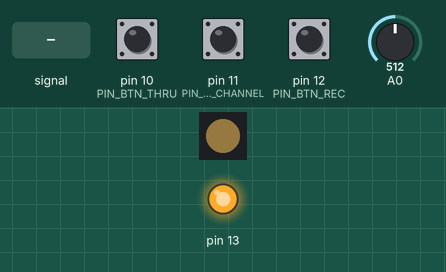
This sketch was run on a simulated Arduino Uno, built with avr-gcc and run on an emulated ATmega328P. Parts: 1 RGB LEDs in strip order, left to right, output pins drawn as LEDs (lit = HIGH). Inputs (shaded band) come from the test bench; at power-on: pin 11 (PIN_BTN_CHANNEL) HIGH, pin 10 (PIN_BTN_THRU) HIGH, pin 12 (PIN_BTN_REC) HIGH, A0 = 512. Dim RGB values are drawn brighter than linear; MIDI output is not drawn; random numbers use the default seed unless the sketch sets one; EEPROM starts erased.

Above: at 5.9 s.
6.0 s: pin 11 (PIN_BTN_CHANNEL) pulled LOW for 0.15 s
At 6.35 s:
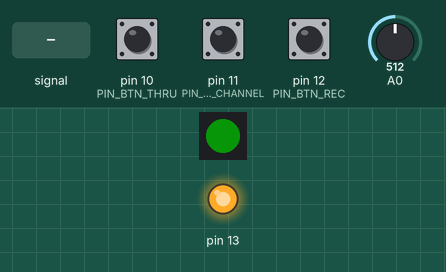
9.0 s: pin 10 (PIN_BTN_THRU) pulled LOW for 0.15 s
At 9.35 s:
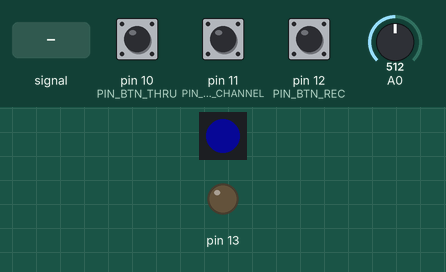
12.0 s: pin 12 (PIN_BTN_REC) pulled LOW for 0.15 s
At 12.35 s:
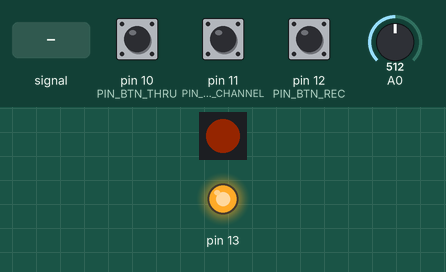
15.0 s: A0 fed a 200 Hz sine of ±81 counts around its level
18.0 s: pin 11 (PIN_BTN_CHANNEL) pulled LOW for 1 s
At 19.19 s:
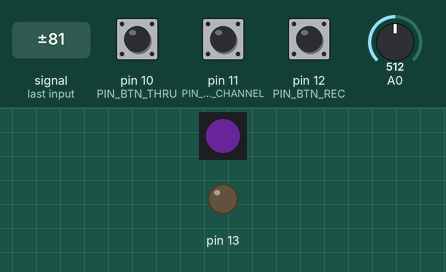
21.0 s: A0 set to 30
At 22.55 s:
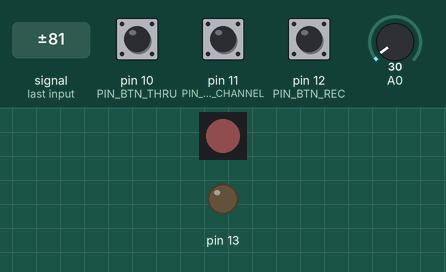
Timing chart, 0 to 25.0 s (numbered marks = the images above; inputs shaded):
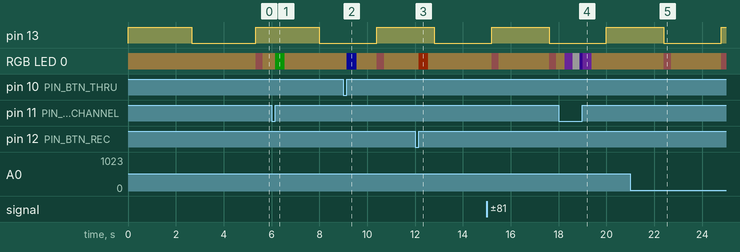

Measured:
- after the input at 6.0 s, RGB LED 0: RGB(21, 17, 9) → RGB(1, 21, 1) after 0.16 s, → RGB(21, 17, 9) 0.39 s later
- after the input at 12.0 s, RGB LED 0: RGB(21, 17, 9) → RGB(20, 5, 0) after 0.16 s, → RGB(21, 17, 9) 0.39 s later
- after the input at 21.0 s, RGB LED 0: RGB(21, 17, 9) → RGB(17, 9, 9) after 1.4 s, → RGB(21, 17, 9) 0.30 s later, → RGB(17, 9, 9) 2.1 s later

The sketch:

miditurng.ino
```cpp
/*
 * Midi "Turing Machine" Sequence Generator
 *
 *
 * Controls:
 * <mode>   x       PLAY      CHNL      THRU     PC       CT       PCT
 *
 *    POT  mutate   sc.var     key      divn     tie%     len      chnl
 *
 *  t [o]  BPM                            -
 *  c [o]  #octs    st.oct      -
 *
 *  p [o]  sc.fam      -
 *
 */

#define D_FAKEMIDIx

#include <EEPROM.h>

#include <Adafruit_NeoPixel.h>

#ifndef D_FAKEMIDI
#include <MIDI.h>
#define DbgLog(msg)  do{} while(0)
#else
#include "FakeMidi.h"
#define DbgLog(msg)  Serial.print(msg)
#endif

#include "DebouncedInput.h"
#include "ModalPot.h"

#define array_size(arr) (sizeof(arr) / sizeof(arr[0]))


#define PIN_UIPIXEL       9
#define PIN_BTN_THRU      10
#define PIN_BTN_CHANNEL   11
#define PIN_BTN_REC       12

enum Btn {
  Btn_Thru,
  Btn_Chnl,
  Btn_Play,
};


using ThruBtn = DebouncedInput<PIN_BTN_THRU, Btn_Thru>;
using ChnlBtn = DebouncedInput<PIN_BTN_CHANNEL, Btn_Chnl>;
using PlayBtn = DebouncedInput<PIN_BTN_REC, Btn_Play>;

ThruBtn thruButton;
ChnlBtn channelButton;
PlayBtn recButton;
ModalPot pot;


enum UIMode {
  UIMode_Default = 0,

  UIMode_Thru = ThruBtn::Flag,
  UIMode_Chnl = ChnlBtn::Flag,
  UIMode_Play = PlayBtn::Flag,

  UIMode_ThruChnl = ThruBtn::Flag | ChnlBtn::Flag,
  UIMode_ThruPlay = ThruBtn::Flag | PlayBtn::Flag,
  UIMode_ChnlPlay = ChnlBtn::Flag | PlayBtn::Flag,

  UIMode_ThruChnlPlay = ThruBtn::Flag | ChnlBtn::Flag | PlayBtn::Flag,
};

enum class EepAddr : int {
  Channel = 200,    // skip the first block of eeprom as it's likely the most tired
  BpmChoice,
  Key,              // 0-11 C-B
  ScaleFamily,      // enum ScaleFamily
  ScaleVariantJP,
  ScaleVariantPent,
  ScaleVariantEU,
  ScaleVariantDisc,
  NumOctaves,
  BaseOctave,
  TimeDivision,
  SeqLength,
  Chance,
  RatchetChance,
  RatchetIntensity,
};

enum class ScaleFamily : byte {
  Japanese,
  Penta,
  Western,
  Discordant,

  Count,
};

static constexpr uint32_t Colours[] = {
  0xdd0000,
  0xe89000,
  0xddd000,
  0x50ee50,
  0x5050ee,
  0x9900dd,
  0xdd99ff, // "ultraviolet"
  0xffffff, // "white"
};
static constexpr byte NumColours = array_size(Colours);


byte pot2Range(int potVar, byte maxVal) {   // returns [0,maxVal] inclusive
  long n = potVar;
  n *= (maxVal + 1);
  n /= 1024;
  return n;
}


static constexpr uint8_t BpmChoices[] = { 60, 70, 80, 90, 100, 120, 140 };
static constexpr uint8_t NumBpmChoices = array_size(BpmChoices);

static constexpr uint8_t DivisionNums[] = { 4, 2, 1, 2, 3, 1,  3, 1,  3,  1,  1 };
static constexpr uint8_t DivisionDems[] = { 1, 1, 1, 4, 8, 4, 16, 8, 32, 16, 32 };
static_assert(array_size(DivisionNums) == array_size(DivisionDems));
static constexpr uint8_t NumDivisionChoices =  array_size(DivisionNums);

byte bpmChoice = 2;
byte divisionChoice = 2;

byte bpm;
uint32_t usPerNote = 100;
uint32_t usPerMidiClock = 4;    // MIDI clock runs at 24 ticks per quarter note
uint32_t noteProgressUs = 0x80000000;
uint32_t midiClockProgressUs = 0x80000000;


void updateTempo() {
  const uint32_t usPerBar = (((unsigned long)1000000 * 60 * 4) / bpm);

  if (divisionChoice >= NumDivisionChoices) {
    divisionChoice = NumDivisionChoices - 1;
  }

  const uint32_t usPerDivision = usPerBar * DivisionNums[divisionChoice];
  usPerNote = usPerDivision / DivisionDems[divisionChoice];

  usPerMidiClock = usPerBar / 4;
  usPerMidiClock = usPerMidiClock / 24;

  // set the next notes to happen immediately
  if (noteProgressUs > usPerNote) {
    noteProgressUs = usPerNote;
  }
  if (midiClockProgressUs > usPerMidiClock) {
    midiClockProgressUs = usPerMidiClock;
  }
}


Adafruit_NeoPixel uiPixel(1, PIN_UIPIXEL, NEO_GRB + NEO_KHZ800);
uint32_t uiOverrideCol = uiPixel.Color(0xff, 0xff, 0xff);
uint16_t uiOverrideMsRemaining = 0;

static constexpr uint16_t uiOverrideTimeMs = 400;
static constexpr uint16_t uiFlashOverrideTimeMs = 650;
static constexpr uint16_t uiFlashOffTimeStartMs = 500;

uint16_t uiLastMs = 0;
uint32_t lastTimeUs = 0;


void overrideUiCol(uint32_t col, bool flash, bool force) {
  if (uiOverrideMsRemaining == 0 || force) {
    uiOverrideMsRemaining = flash ? uiFlashOverrideTimeMs : uiOverrideTimeMs;
    if (!force && !flash) {
      uiOverrideMsRemaining -= 100;
    }

    uiOverrideCol = col;
  }
}

void feedbackValue(byte val) {
  uint32_t col;
  bool flash = false;
  if (val >= NumColours) {
    flash = true;
    val -= NumColours;
  }

  col = (val < NumColours) ? Colours[val] : 0xff00ff;

  overrideUiCol(col, flash, true);
}

void feedbackContinuous(int val, int maxVal) {
  static const uint32_t MaxHue = 54600;   // purpley
  uint32_t hue = val;
  hue *= MaxHue;
  hue /= maxVal;

  uint32_t col = uiPixel.ColorHSV(hue);
  overrideUiCol(col, false, true);
}


//               _       _   _
//   _ __ ___   (_)   __| | (_)
//  | '_ ` _ \  | |  / _` | | |
//  | | | | | | | | | (_| | | |
//  |_| |_| |_| |_|  \__,_| |_|
//
MIDI_CREATE_DEFAULT_INSTANCE();
byte sendChannel = 2;

struct MidiNote
{
  byte note;
  byte oct;
  byte vel;
  byte tie : 1;
};
static const byte MaxNotes = 16;
byte numNotes = MaxNotes;

MidiNote noteBuf[MaxNotes];
byte nextNote = 0;


#define NOTE_ON_MEMORY 10
byte playingNotes[NOTE_ON_MEMORY];
byte numPlayingNotes = 0;

void rememberNoteOn(byte note) {
  if (numPlayingNotes >= NOTE_ON_MEMORY)
    return;

  for (byte i = 0; i < numPlayingNotes; ++i) {
    if (playingNotes[i] == note)
      return;
  }

  playingNotes[numPlayingNotes] = note;
  ++numPlayingNotes;
}
void forgetNoteOn(byte note) {
  for (byte i = 0; i < numPlayingNotes; ++i) {
    if (playingNotes[i] == note) {
      playingNotes[i] = playingNotes[numPlayingNotes - 1];
      --numPlayingNotes;
      return;
    }
  }
}

bool ledState = false;
void midiSend(const struct MidiNote* note, bool noteOn) {
  if (noteOn) {
    MIDI.sendNoteOn(note->note, note->vel, sendChannel);
    rememberNoteOn(note->note);
    ledState = !ledState;
    digitalWrite(13, ledState);
  }
  else {
    MIDI.sendNoteOff(note->note, 0, sendChannel);
    forgetNoteOn(note->note);
  }
}
void midiClearAllNotes() {
  for (byte i = 0; i < numPlayingNotes; ++i) {
    MIDI.sendNoteOff(playingNotes[i], 0, sendChannel);
  }
  numPlayingNotes = 0;
}

void midiSendClock() {
  MIDI.sendClock();
}


//                 _
//   ___  ___ __ _| | ___  ___
//  / __|/ __/ _` | |/ _ \/ __|
//  \__ \ (_| (_| | |  __/\__ \      .
//  |___/\___\__,_|_|\___||___/
//

inline ScaleFamily nextFamily(ScaleFamily fam) {
  fam = (byte(fam)+1 < byte(ScaleFamily::Count)) ? ScaleFamily(byte(fam) + 1) : ScaleFamily(0);
  return fam;
}

static const byte WesternSpaces[] = { 2, 2, 1, 2, 2, 2, 1, 2, 2, 1, 2, 2, 2 };
byte scaleWestern[7]{};
byte scaleWesternMode = 0;
void updateScaleWestern(byte mode) {
  byte note = 0;
  for (byte i = 0; i < 7; ++i) {
    scaleWestern[i] = note;
    note += WesternSpaces[i + mode];
  }

  scaleWesternMode = mode;
}

byte scalePentaMaj[] = { 0, 2, 4, 7, 9 };
byte scalePentaMin[] = { 0, 3, 5, 7, 10 };
byte scaleBlues[]    = { 0, 3, 5, 6, 7, 10 };
byte scalePentaVar = 0;

byte scaleJ5[] = { 0, 1, 5, 7, 11 };
byte scaleJ5Num = 0xc;
void updateScaleJ5(byte num) {
  num &= 0xf;

  byte lo = num & 0x3;
  scaleJ5[1] = 1 + lo;

  byte hi = num >> 2;
  scaleJ5[4] = 8 + hi;

  scaleJ5Num = num;
}

byte scaleWhole[] = { 0, 2, 4, 6, 8, 10 };
byte scaleChromatic[] = { 0, 1, 2, 3, 4, 5, 6, 7, 8, 9, 10, 11 };   // hmm
byte scaleDiscordVar = 0;

ScaleFamily scaleFamily = ScaleFamily::Japanese;
byte scaleSize = 5;
byte scale[12] = {};

void copyScale(const byte* src, byte len) {
  for (byte i = 0; i < len; ++i) {
    scale[i] = src[i];
  }
  scaleSize = len;
}

void updateScale(ScaleFamily fam) {
  switch (fam) {
    case ScaleFamily::Japanese:
      copyScale(scaleJ5, 5);
      break;

    case ScaleFamily::Penta:
      switch (scalePentaVar) {
        case 0:   copyScale(scalePentaMaj, 5);  break;
        case 1:   copyScale(scalePentaMin, 5);  break;
        case 2:   copyScale(scaleBlues, 6);  break;
      }
      break;

    case ScaleFamily::Western:
      copyScale(scaleWestern, 7);
      break;

    case ScaleFamily::Discordant:
      switch (scaleDiscordVar) {
        case 0:   copyScale(scaleWhole, 6);  break;
        case 1:   copyScale(scaleChromatic, 12);  break;
      }
      break;

    case ScaleFamily::Count: break;
  }

  if (fam != scaleFamily) {
    scaleFamily = fam;
    EEPROM.write(int(EepAddr::ScaleFamily), byte(fam));
  }
}

void updateScaleVariant() {
  int potVal = pot.getVal(UIMode_Play);

  switch (scaleFamily) {
    case ScaleFamily::Japanese:
      updateScaleJ5(pot2Range(potVal, 15));
      EEPROM.write(int(EepAddr::ScaleVariantJP), scaleJ5Num);
      feedbackValue(scaleJ5Num);
      break;

    case ScaleFamily::Penta:
      scalePentaVar = pot2Range(potVal, 2);
      EEPROM.write(int(EepAddr::ScaleVariantPent), scalePentaVar);
      feedbackValue(scalePentaVar);
      break;

    case ScaleFamily::Western:
      updateScaleWestern(pot2Range(potVal, 6));
      EEPROM.write(int(EepAddr::ScaleVariantEU), scaleWesternMode);
      feedbackValue(scaleWesternMode);
      break;

    case ScaleFamily::Discordant:
      scaleDiscordVar = pot2Range(potVal, 1);
      EEPROM.write(int(EepAddr::ScaleVariantDisc), scaleDiscordVar);
      feedbackValue(scaleDiscordVar);
      break;

    case ScaleFamily::Count: break;
  }

  // this copies the scale into the scale buffer
  updateScale(scaleFamily);
}


//                                   _   _
//    __ _  ___ _ __   ___ _ __ __ _| |_(_) ___  _ __
//   / _` |/ _ \ '_ \ / _ \ '__/ _` | __| |/ _ \| '_ \                 .
//  | (_| |  __/ | | |  __/ | | (_| | |_| | (_) | | | |
//   \__, |\___|_| |_|\___|_|  \__,_|\__|_|\___/|_| |_|
//   |___/
//
static constexpr byte NumNotesInOctave = 12;
static constexpr byte MaxOctaves = 4;
static constexpr byte MinBaseOctave = 1;
static constexpr byte MaxBaseOctave = 7;

constexpr byte calcMinNote(byte k, byte o) {
  return (k + (o * NumNotesInOctave));
}
constexpr byte calcMaxNote(byte _minNote, byte nO) {
  return (_minNote + ((nO + 1) * NumNotesInOctave));
}

byte key = 0;
byte baseOctave = 3;
byte numOctaves = 2;
byte tieChance = 0;

byte minNote = calcMinNote(key, baseOctave);
byte maxNote = calcMaxNote(minNote, numOctaves);

bool rand50() {
  return (byte(random()) < 0x80u);
}

void setKey(byte newKey) {
  key = newKey;
  minNote = calcMinNote(key, baseOctave);
  maxNote = calcMaxNote(minNote, numOctaves);
}
void setBaseOctave(byte newOctave) {
  baseOctave = newOctave;
  minNote = calcMinNote(key, baseOctave);
  maxNote = calcMaxNote(minNote, numOctaves);
}

void generateNewNote(MidiNote* note, bool init = false) {

  byte newNote = minNote;
  newNote += scale[random(scaleSize)];

  if (init) {
    note->oct = random(0, numOctaves);
  }
  else if (rand50()) {
    if ((rand50() || note->oct == 0) && ((note->oct + 1) < numOctaves)) {
      note->oct += 1;
    }
    else if (note->oct > 0) {
      note->oct -= 1;
    }
  }

  newNote += note->oct * 12;

  note->note = newNote;

  note->vel = random(100, 127);

  if (note != &noteBuf[0]) {
    byte roll = random(250);
    note->tie = (roll < tieChance);

    DbgLog("  - tie "); DbgLog(note->tie ? "Y" : "n");
    DbgLog("   rolled "); DbgLog(roll); DbgLog("  vs  "); DbgLog(tieChance); DbgLog("\n");
  }
  else {
    note->tie = false;
  }
}

void regenPattern() {
  for (byte i=0; i<MaxNotes; ++i) {
    generateNewNote(&noteBuf[i], true);
  }
}

void regenTies() {
  for (byte i=1; i<MaxNotes; ++i) {
    byte roll = random(250);
    noteBuf[i].tie = (roll < tieChance);
  }
}


//         _             _                _
//   _ __ | | __ _ _   _| |__   __ _  ___| | __
//  | '_ \| |/ _` | | | | '_ \ / _` |/ __| |/ /
//  | |_) | | (_| | |_| | |_) | (_| | (__|   <
//  | .__/|_|\__,_|\__, |_.__/ \__,_|\___|_|\_\                      .
//  |_|            |___/

void updatePlayback(uint32_t deltaUs) {
  noteProgressUs += deltaUs;

  while (noteProgressUs > usPerNote) {
    noteProgressUs -= usPerNote;

    auto& note = noteBuf[nextNote];

    bool tied = note.tie;
    if (!tied) {
      midiClearAllNotes();
      midiSend(&note, true);
    }

    ++nextNote;
    if (nextNote >= numNotes) {
      nextNote = 0;
    }

    // generate a new note if we rolled enough dice
    int threshold = pot.getVal(UIMode_Default);
    int roll = random(1000);
    DbgLog("regen? "); DbgLog(roll); DbgLog("  vs  "); DbgLog(pot.getVal(UIMode_Default)); DbgLog("\n");
    if (roll > threshold) {
      overrideUiCol(0xddaaaa, false, false);
      generateNewNote(&note);
    }
    else if (tied) {
      overrideUiCol(0xaaaadd, false, false);
    }
  }
}

void updateClock(uint32_t deltaUs) {
  midiClockProgressUs += deltaUs;

  while (midiClockProgressUs > usPerMidiClock) {
    midiClockProgressUs -= usPerMidiClock;
    midiSendClock();
  }
}


//           _
//   _   _  (_)
//  | | | | | |
//  | |_| | | |
//   \__,_| |_|
//

void uiDefaultModeAction(uint8_t action) {
  switch (action) {
    case Btn_Thru:
      ++bpmChoice;
      if (bpmChoice >= NumBpmChoices)
        bpmChoice = 0;

      bpm = BpmChoices[bpmChoice];
      updateTempo();
      EEPROM.write(int(EepAddr::BpmChoice), bpmChoice);
      feedbackValue(bpmChoice);
      break;

    case Btn_Chnl:
      ++numOctaves;
      if (numOctaves >= MaxOctaves)
        numOctaves = 0;
      EEPROM.write(int(EepAddr::NumOctaves), numOctaves);
      feedbackValue(numOctaves);
      regenPattern();
      break;

    case Btn_Play:
      ScaleFamily newFam = nextFamily(scaleFamily);
      updateScale(newFam);
      feedbackValue(byte(newFam));
      regenPattern();
      break;
  }
}

void uiPlayModeAction(uint8_t action) {
  switch (action) {
    case Btn_Chnl:
      byte newBaseOctave = (baseOctave < (MaxBaseOctave - 1)) ? baseOctave + 1 : MinBaseOctave;
      setBaseOctave(newBaseOctave);
      EEPROM.write(int(EepAddr::BaseOctave), baseOctave);
      feedbackValue(baseOctave);
      regenPattern();
      break;
  }
}

void uiAction(uint8_t action, uint8_t mode) {
  switch (mode) {
    case UIMode_Default:      uiDefaultModeAction(action); break;
    case UIMode_Thru:         break;
    case UIMode_Chnl:         break;
    case UIMode_Play:         uiPlayModeAction(action); ;
    case UIMode_ThruChnl:     break;
    case UIMode_ThruPlay:     break;
    case UIMode_ChnlPlay:     break;
    case UIMode_ThruChnlPlay: break;
  }
}

bool updateContinuousValue(int val, byte& oldVal, byte maxValExclusive, EepAddr addr) {
  byte newVal = pot2Range(val, maxValExclusive);

  if (newVal != oldVal) {
    oldVal = newVal;
    EEPROM.write(int(addr), newVal);
    if (maxValExclusive <= 16) {
      feedbackValue(newVal);
    }
    else {
      feedbackContinuous(newVal, maxValExclusive);
    }
    return true;
  }
  return false;
}

void applyPotValue(int val, uint8_t mode) {
  switch (mode) {
    case UIMode_Thru:
      if (updateContinuousValue(val, divisionChoice, NumDivisionChoices, EepAddr::TimeDivision)) {
        updateTempo();
      }
      break;

    case UIMode_Chnl:
      if (updateContinuousValue(val, key, 12, EepAddr::Key)) {
        setKey(key);
        regenPattern();
      }
      break;

    case UIMode_Play:
      updateScaleVariant();
      regenPattern();
      break;

    case UIMode_ThruChnl:
      updateContinuousValue(val, numNotes, MaxNotes, EepAddr::SeqLength);
      break;

    case UIMode_ChnlPlay:
      if (updateContinuousValue(val, tieChance, 250, EepAddr::Chance)) {
        regenTies();
      }
      break;

    case UIMode_ThruChnlPlay:
      updateContinuousValue(val, sendChannel, 16, EepAddr::Channel);
      break;
  }
}


uint8_t updateButtons(int nowMs) {
  uint8_t changes = 0;
  if (thruButton.update(nowMs))
    changes |= ThruBtn::Flag;
  if (channelButton.update(nowMs))
    changes |= ChnlBtn::Flag;
  if (recButton.update(nowMs))
    changes |= PlayBtn::Flag;

  return changes;
}

void handleInputs(int nowMs) {
  uint8_t oldDown = thruButton.downFlag() | channelButton.downFlag() | recButton.downFlag();
  uint8_t oldShift = thruButton.shiftFlag() | channelButton.shiftFlag() | recButton.shiftFlag();

  uint8_t changes = updateButtons(nowMs);

  uint8_t pressed = ~oldDown & changes;

  uint8_t released = thruButton.releasedFlag() | channelButton.releasedFlag() | recButton.releasedFlag();

  uint8_t unshiftedButtons = oldDown & ~oldShift;
  if (pot.hasMoved() && unshiftedButtons) {
    changes |= 0x10;
    pressed |= 0x10;
  }

  uint8_t mode = oldShift;

  if (changes) {
    // first: figure out if any buttons have just become shift
    if (pressed) {
      uint8_t addedShift = oldDown & ~released & ~oldShift;
      if (addedShift) {
        if (addedShift & ThruBtn::Flag)
          thruButton.setShift();
        if (addedShift & ChnlBtn::Flag)
          channelButton.setShift();
        if (addedShift & PlayBtn::Flag)
          recButton.setShift();
      }
    }

    mode = thruButton.shiftFlag() | channelButton.shiftFlag() | recButton.shiftFlag();
    uint8_t action = released & ~(mode | oldShift);

    // then figure out what mode/button combo just got released
    if (action) {
      if (action & thruButton.getFlag())
        uiAction(thruButton.getId(), mode);
      else if (action & channelButton.getFlag())
        uiAction(channelButton.getId(), mode);
      else if (action & recButton.getFlag())
        uiAction(recButton.getId(), mode);
    }
  }

  // note: if we have any buttons down but haven't yet marked them as shifted,
  //       we don't want to update the existing pot, or we might miss the edge
  //       where it should latch and shift the button
  if (!unshiftedButtons) {
    if (pot.update(mode))
      applyPotValue(pot.getVal(mode), mode);
  }
}


void updateUI(bool force = false) {
  bool uiChanged = force;
  uint16_t nowMs = millis();

  handleInputs(nowMs);

  if (uiOverrideMsRemaining > 0) {
    uint16_t deltaMs = nowMs - uiLastMs;
    if (deltaMs > uiOverrideMsRemaining)
      uiOverrideMsRemaining = 0;
    else
      uiOverrideMsRemaining -= deltaMs;

    uiChanged = true;
  }
  uiLastMs = nowMs;

  if (uiChanged) {
    uint32_t colour = 0xeeddaa;
    if (uiOverrideMsRemaining > 0){
      if (uiOverrideMsRemaining < uiOverrideTimeMs || uiOverrideMsRemaining > uiFlashOffTimeStartMs) {
        colour = uiOverrideCol;
      }
      else {
        colour = 0x000000;
      }
    }

    uiPixel.setPixelColor(0, uiPixel.gamma32(colour));
    uiPixel.show();
  }
}


//   _                 _      _
//  | |__   ___   ___ | |_   | | ___   ___  _ __
//  | '_ \ / _ \ / _ \| __|  | |/ _ \ / _ \| '_ \                .
//  | |_) | (_) | (_) | |_   | | (_) | (_) | |_) |
//  |_.__/ \___/ \___/ \__|  |_|\___/ \___/| .__/
//                                         |_|

void loadSettings() {
  EEPROM.get(int(EepAddr::Channel), sendChannel);
  if (sendChannel > 15) {
    sendChannel = 0;
  }

  // TIME SIGNATURE
  EEPROM.get(int(EepAddr::BpmChoice), bpmChoice);
  if (bpmChoice >= NumBpmChoices) {
    bpmChoice = 3;
  }
  bpm = BpmChoices[bpmChoice];
  EEPROM.get(int(EepAddr::TimeDivision), divisionChoice);
  if (divisionChoice >= NumDivisionChoices) {
    divisionChoice = 2;
  }
  updateTempo();

  // SCALE
  EEPROM.get(int(EepAddr::Key), key);
  if (key >= 12) {
    key = 0;
  }
  byte scaleFam;
  EEPROM.get(int(EepAddr::ScaleFamily), scaleFam);
  if (scaleFam >= byte(ScaleFamily::Count)) {
    scaleFam = 0;
  }
  scaleFamily = ScaleFamily(scaleFam);

  byte val;
  EEPROM.get(int(EepAddr::ScaleVariantJP), val);
  updateScaleJ5((val < 16) ? val : 0);
  EEPROM.get(int(EepAddr::ScaleVariantPent), val);
  scalePentaVar = (val < 3) ? val : 0;
  EEPROM.get(int(EepAddr::ScaleVariantEU), val);
  updateScaleWestern((val < 7) ? val : 0);
  EEPROM.get(int(EepAddr::ScaleVariantDisc), val);
  scaleDiscordVar = (val < 2) ? val : 0;

  updateScale(scaleFamily);

  EEPROM.get(int(EepAddr::NumOctaves), numOctaves);
  numOctaves = (numOctaves < 5) ? numOctaves : 2;
  EEPROM.get(int(EepAddr::BaseOctave), val);
  val = (val < MaxBaseOctave) ? val : 3;
  setBaseOctave(baseOctave);

  EEPROM.get(int(EepAddr::SeqLength), numNotes);
  numNotes = (numNotes < MaxNotes) ? numNotes : MaxNotes;

  EEPROM.get(int(EepAddr::Chance), tieChance);
  if (tieChance == 255)
    tieChance = 0;

  //TODO:
//  RatchetChance,
//  RatchetIntensity,
}


void setup() {
  MIDI.begin(MIDI_CHANNEL_OMNI);
  pinMode(13, OUTPUT);

  loadSettings();

  channelButton.init();
  thruButton.init();
  recButton.init();

  uiPixel.begin();
  uiPixel.show();
  uiPixel.setBrightness(25);

  lastTimeUs = micros();

  randomSeed(analogRead(3) + analogRead(4) + analogRead(5));

  regenPattern();

  // ensure we instantly play the first note
  noteProgressUs = usPerNote + 1;
  midiClockProgressUs = usPerMidiClock + 1;

  updateUI(true);

  MIDI.sendStart();
}


void loop() {
  random(100);

  updateUI();

  uint32_t now = micros();
  uint32_t deltaUs = now - lastTimeUs;
  lastTimeUs = now;

  updatePlayback(deltaUs);
  updateClock(deltaUs);
}
```

Source omitted: DebouncedInput.h (2167 bytes), ModalPot.h (1014 bytes)
